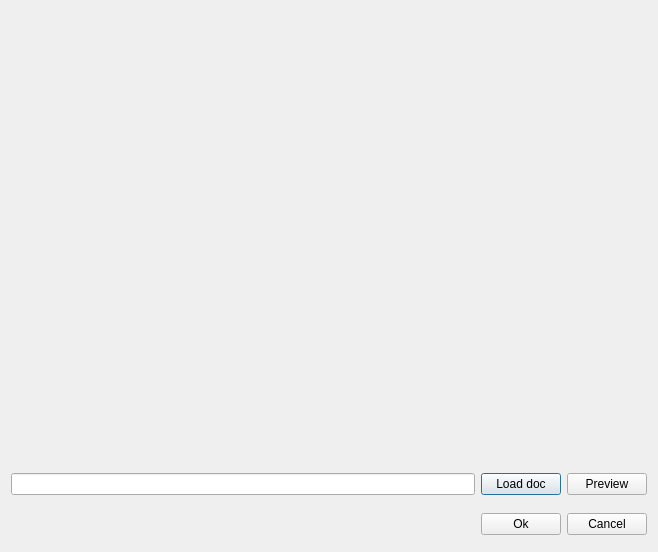
<?xml version="1.0" encoding="UTF-8"?>
<ui version="4.0">
 <class>ParaUserManualSetup</class>
 <widget class="QDialog" name="ParaUserManualSetup">
  <property name="geometry">
   <rect>
    <x>0</x>
    <y>0</y>
    <width>658</width>
    <height>552</height>
   </rect>
  </property>
  <property name="windowTitle">
   <string>Setup user manual</string>
  </property>
  <layout class="QGridLayout" name="gridLayout_2">
   <item row="0" column="0">
    <layout class="QGridLayout" name="widgetLayout">
     <item row="0" column="0">
      <widget class="QWidget" name="widget" native="true">
       <property name="sizePolicy">
        <sizepolicy hsizetype="Expanding" vsizetype="Expanding">
         <horstretch>0</horstretch>
         <verstretch>0</verstretch>
        </sizepolicy>
       </property>
      </widget>
     </item>
    </layout>
   </item>
   <item row="1" column="0">
    <layout class="QHBoxLayout" name="horizontalLayout">
     <property name="topMargin">
      <number>6</number>
     </property>
     <property name="bottomMargin">
      <number>6</number>
     </property>
     <item>
      <widget class="QLineEdit" name="txtFileName"/>
     </item>
     <item>
      <widget class="QPushButton" name="btnLoadDoc">
       <property name="text">
        <string>Load doc</string>
       </property>
      </widget>
     </item>
     <item>
      <widget class="QPushButton" name="btnPreview">
       <property name="text">
        <string>Preview</string>
       </property>
      </widget>
     </item>
    </layout>
   </item>
   <item row="2" column="0">
    <layout class="QHBoxLayout" name="horizontalLayout_3">
     <property name="topMargin">
      <number>6</number>
     </property>
     <property name="bottomMargin">
      <number>6</number>
     </property>
     <item>
      <widget class="QLabel" name="lbl_info">
       <property name="styleSheet">
        <string notr="true">color: rgb(255, 0, 0);</string>
       </property>
       <property name="text">
        <string/>
       </property>
      </widget>
     </item>
     <item>
      <spacer name="horizontalSpacer">
       <property name="orientation">
        <enum>Qt::Horizontal</enum>
       </property>
       <property name="sizeHint" stdset="0">
        <size>
         <width>40</width>
         <height>20</height>
        </size>
       </property>
      </spacer>
     </item>
     <item>
      <widget class="QPushButton" name="btnOk">
       <property name="maximumSize">
        <size>
         <width>16777215</width>
         <height>30</height>
        </size>
       </property>
       <property name="text">
        <string>Ok</string>
       </property>
      </widget>
     </item>
     <item>
      <widget class="QPushButton" name="btnCancel">
       <property name="maximumSize">
        <size>
         <width>16777215</width>
         <height>30</height>
        </size>
       </property>
       <property name="text">
        <string>Cancel</string>
       </property>
      </widget>
     </item>
    </layout>
   </item>
  </layout>
 </widget>
 <resources/>
 <connections/>
</ui>
